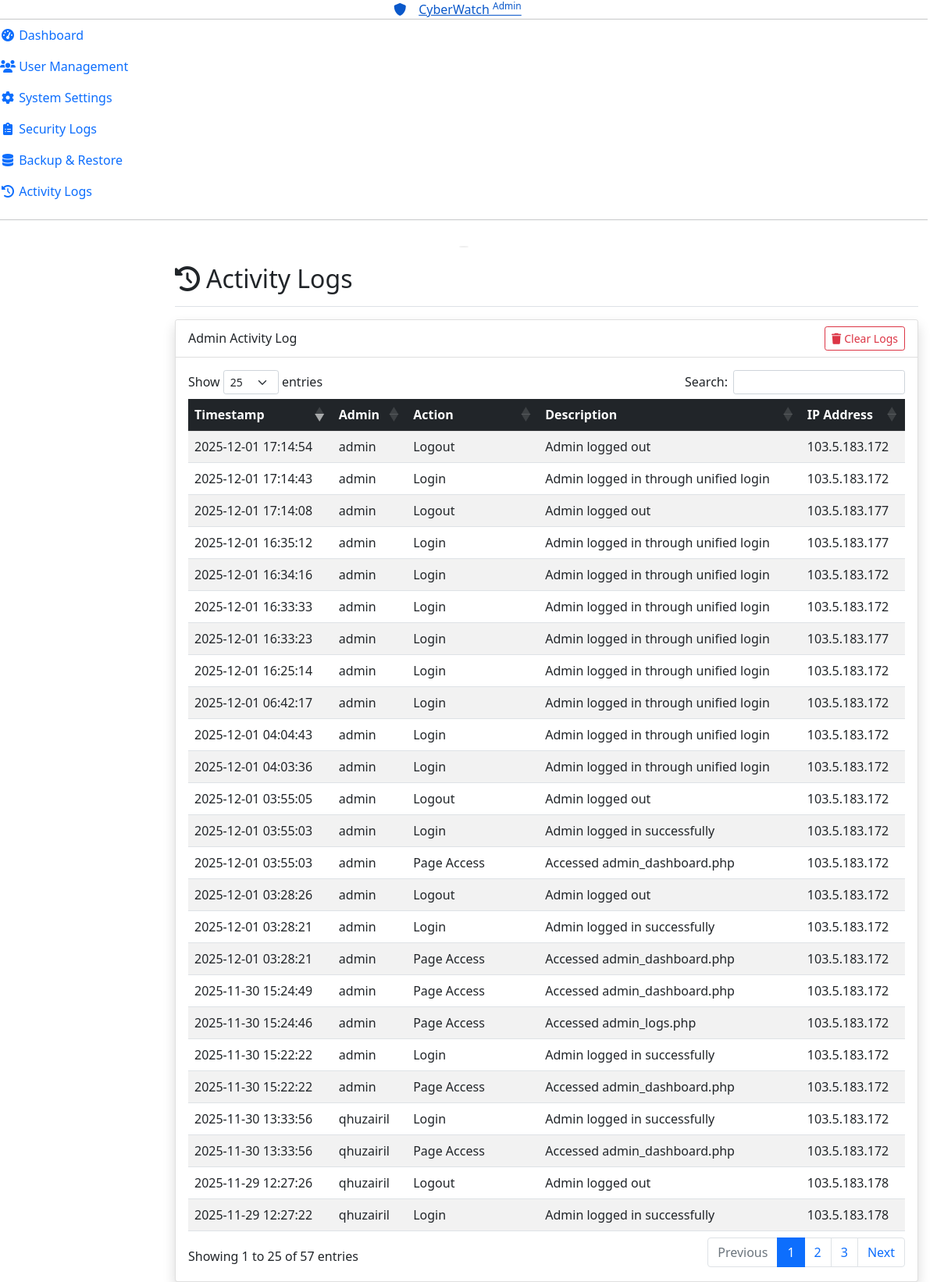
/admin_logs.php (signed in), run on the app's committed database.
### tables this page shows
CREATE TABLE `admin_activity_log` (
  `id` int(11) NOT NULL,
  `admin_username` varchar(100) NOT NULL,
  `action` varchar(255) NOT NULL,
  `description` text DEFAULT NULL,
  `ip_address` varchar(45) NOT NULL,
  `timestamp` timestamp NOT NULL DEFAULT current_timestamp()
);

### admin_logs.php (the view, shortened to what this page needs)
<?php
require_once 'admin_config.php';
?>
<!DOCTYPE html>
<html lang="en">
<head>
    <link href="https://cdn.jsdelivr.net/npm/bootstrap@5.1.3/dist/css/bootstrap.min.css" rel="stylesheet">
    <link href="https://cdnjs.cloudflare.com/ajax/libs/font-awesome/6.0.0/css/all.min.css" rel="stylesheet">
    <link href="https://cdn.datatables.net/1.11.5/css/dataTables.bootstrap5.min.css" rel="stylesheet">
</head>
<body>
    <div class="container-fluid">
        <div class="row">
            <?php include('admin_sidebar.php'); ?>
            <main class="col-md-9 ms-sm-auto col-lg-10 px-md-4">
                <div class="d-flex justify-content-between flex-wrap flex-md-nowrap align-items-center pt-3 pb-2 mb-3 border-bottom">
                    <h1 class="h2"><i class="fas fa-history me-2"></i>Activity Logs</h1>
                </div>
                <div class="card shadow">
                    <div class="card-header bg-white">
                        <div class="d-flex justify-content-between align-items-center">
                            <h6 class="card-title mb-0">Admin Activity Log</h6>
                            <button class="btn btn-sm btn-outline-danger" onclick="clearActivityLogs()">
                                <i class="fas fa-trash me-1"></i>Clear Logs
                            </button>
                        </div>
                    </div>
                    <div class="card-body">
                        <div class="table-responsive">
                            <table class="table table-striped table-hover" id="activityLogsTable">
                                <thead class="table-dark">
                                    <tr>
                                        <th>Timestamp</th>
                                        <th>Admin</th>
                                        <th>Action</th>
                                        <th>Description</th>
                                        <th>IP Address</th>
                                    </tr>
                                </thead>
                                <tbody>
                                    <?php
                                    $stmt = $pdo->query("SELECT * FROM admin_activity_log ORDER BY timestamp DESC");
                                    while ($log = $stmt->fetch()) {
                                        echo "<tr>
                                            <td>" . date('Y-m-d H:i:s', strtotime($log['timestamp'])) . "</td>
                                            <td>{$log['admin_username']}</td>
                                            <td>{$log['action']}</td>
                                            <td>{$log['description']}</td>
                                            <td>{$log['ip_address']}</td>
                                        </tr>";
                                    }
                                    ?>
                                </tbody>
                            </table>
                        </div>
                    </div>
                </div>
            </main>
        </div>
    </div>
</body>
</html>

### admin_sidebar.php
<ul class="navbar-nav bg-gradient-primary sidebar sidebar-dark accordion" id="accordionSidebar">
    <a class="sidebar-brand d-flex align-items-center justify-content-center" href="admin_dashboard.php">
        <div class="sidebar-brand-icon rotate-n-15">
            <i class="fas fa-shield-alt"></i>
        </div>
        <div class="sidebar-brand-text mx-3">CyberWatch <sup>Admin</sup></div>
    </a>
    <hr class="sidebar-divider my-0">
    <li class="nav-item <?php echo $current_page == 'admin_dashboard.php' ? 'active' : ''; ?>">
        <a class="nav-link" href="admin_dashboard.php">
            <i class="fas fa-fw fa-tachometer-alt"></i>
            <span>Dashboard</span>
        </a>
    </li>
    <li class="nav-item">
        <a class="nav-link" href="#" data-bs-toggle="modal" data-bs-target="#userManagementModal">
            <i class="fas fa-fw fa-users"></i>
            <span>User Management</span>
        </a>
    </li>
    <li class="nav-item">
        <a class="nav-link" href="#" data-bs-toggle="modal" data-bs-target="#systemSettingsModal">
            <i class="fas fa-fw fa-cog"></i>
            <span>System Settings</span>
        </a>
    </li>
    <li class="nav-item">
        <a class="nav-link" href="#" data-bs-toggle="modal" data-bs-target="#securityLogsModal">
            <i class="fas fa-fw fa-clipboard-list"></i>
            <span>Security Logs</span>
        </a>
    </li>
    <li class="nav-item">
        <a class="nav-link" href="#" data-bs-toggle="modal" data-bs-target="#backupModal">
            <i class="fas fa-fw fa-database"></i>
            <span>Backup & Restore</span>
        </a>
    </li>
    <li class="nav-item">
        <a class="nav-link" href="admin_logs.php">
            <i class="fas fa-fw fa-history"></i>
            <span>Activity Logs</span>
        </a>
    </li>
    <hr class="sidebar-divider d-none d-md-block">
    <div class="text-center d-none d-md-inline">
        <button class="rounded-circle border-0" id="sidebarToggle"></button>
    </div>
</ul>

### data on the page
admin_activity_log: timestamp "2025-12-01 17:14:54", admin_username "admin", action "Logout", description "Admin logged out", ip_address "103.5.183.172"
admin_activity_log: timestamp "2025-12-01 17:14:43", admin_username "admin", action "Login", description "Admin logged in through unified login", ip_address "103.5.183.172"
admin_activity_log: timestamp "2025-12-01 17:14:08", admin_username "admin", action "Logout", description "Admin logged out", ip_address "103.5.183.177"
admin_activity_log: timestamp "2025-12-01 16:35:12", admin_username "admin", action "Login", description "Admin logged in through unified login", ip_address "103.5.183.177"
admin_activity_log: timestamp "2025-12-01 16:34:16", admin_username "admin", action "Login", description "Admin logged in through unified login", ip_address "103.5.183.172"
admin_activity_log: timestamp "2025-12-01 16:33:33", admin_username "admin", action "Login", description "Admin logged in through unified login", ip_address "103.5.183.172"
admin_activity_log: timestamp "2025-12-01 16:33:23", admin_username "admin", action "Login", description "Admin logged in through unified login", ip_address "103.5.183.177"
admin_activity_log: timestamp "2025-12-01 16:25:14", admin_username "admin", action "Login", description "Admin logged in through unified login", ip_address "103.5.183.172"
admin_activity_log: timestamp "2025-12-01 06:42:17", admin_username "admin", action "Login", description "Admin logged in through unified login", ip_address "103.5.183.172"
admin_activity_log: timestamp "2025-12-01 04:04:43", admin_username "admin", action "Login", description "Admin logged in through unified login", ip_address "103.5.183.172"
admin_activity_log: timestamp "2025-12-01 04:03:36", admin_username "admin", action "Login", description "Admin logged in through unified login", ip_address "103.5.183.172"
admin_activity_log: timestamp "2025-12-01 03:55:05", admin_username "admin", action "Logout", description "Admin logged out", ip_address "103.5.183.172"
admin_activity_log: timestamp "2025-12-01 03:55:03", admin_username "admin", action "Login", description "Admin logged in successfully", ip_address "103.5.183.172"
admin_activity_log: timestamp "2025-12-01 03:55:03", admin_username "admin", action "Page Access", description "Accessed admin_dashboard.php", ip_address "103.5.183.172"
admin_activity_log: timestamp "2025-12-01 03:28:26", admin_username "admin", action "Logout", description "Admin logged out", ip_address "103.5.183.172"
admin_activity_log: timestamp "2025-12-01 03:28:21", admin_username "admin", action "Login", description "Admin logged in successfully", ip_address "103.5.183.172"
admin_activity_log: timestamp "2025-12-01 03:28:21", admin_username "admin", action "Page Access", description "Accessed admin_dashboard.php", ip_address "103.5.183.172"
admin_activity_log: timestamp "2025-11-30 15:24:49", admin_username "admin", action "Page Access", description "Accessed admin_dashboard.php", ip_address "103.5.183.172"
admin_activity_log: timestamp "2025-11-30 15:24:46", admin_username "admin", action "Page Access", description "Accessed admin_logs.php", ip_address "103.5.183.172"
admin_activity_log: timestamp "2025-11-30 15:22:22", admin_username "admin", action "Login", description "Admin logged in successfully", ip_address "103.5.183.172"
admin_activity_log: timestamp "2025-11-30 15:22:22", admin_username "admin", action "Page Access", description "Accessed admin_dashboard.php", ip_address "103.5.183.172"
admin_activity_log: timestamp "2025-11-30 13:33:56", admin_username "qhuzairil", action "Login", description "Admin logged in successfully", ip_address "103.5.183.172"
admin_activity_log: timestamp "2025-11-30 13:33:56", admin_username "qhuzairil", action "Page Access", description "Accessed admin_dashboard.php", ip_address "103.5.183.172"
admin_activity_log: timestamp "2025-11-29 12:27:26", admin_username "qhuzairil", action "Logout", description "Admin logged out", ip_address "103.5.183.178"
admin_activity_log: timestamp "2025-11-29 12:27:22", admin_username "qhuzairil", action "Login", description "Admin logged in successfully", ip_address "103.5.183.178"
